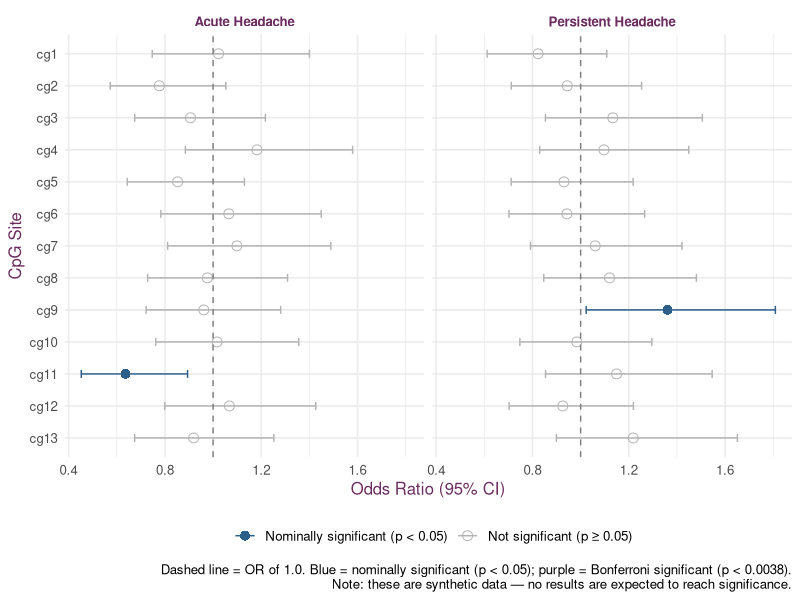

Generate this figure with R:
## ---- chunk 1
knitr::opts_chunk$set(echo = TRUE, message = FALSE, warning = FALSE, fig.align = "center")
## ---- chunk 2
set.seed(123)  # ensures reproducibility

N <- 650        # full cohort size
n_dnam <- 200   # subset with DNAm data available

# --- Step 1: Generate baseline cohort (N = 650) ---
df <- data.frame(
  ID = 1:N,
  age = round(rnorm(N, mean = 55, sd = 10), 0),
  sex = sample(c("male", "female"), N, replace = TRUE, prob = c(0.3, 0.7)),
  fisher_grade = sample(c(2, 3, 4), N, replace = TRUE, prob = c(0.3, 0.4, 0.3)),
  acute_headache = rbinom(N, 1, 0.25),
  persistent_headache = rbinom(N, 1, 0.30)
)

# --- Step 2: Flag which participants have DNAm data (n = 200 subset) ---
dnam_ids <- sample(df$ID, n_dnam)
df$has_dnam <- df$ID %in% dnam_ids

# --- Step 3: Generate 13 CpG site M-values, DNAm subset only ---
# Participants without DNAm data get NA for all cg1-cg13 columns
cpg_names <- paste0("cg", 1:13)
for (cpg in cpg_names) {
  df[[cpg]] <- NA_real_
  df[[cpg]][df$has_dnam] <- runif(sum(df$has_dnam), min = -2, max = 2)
}

# Preview the structure
str(df[, c("ID", "age", "sex", "fisher_grade", "acute_headache",
           "persistent_headache", "has_dnam", "cg1", "cg2")])
## ---- chunk 3
head(df)
## ---- chunk 4
# Confirm cohort sizes
table(df$has_dnam)

# Distribution of covariates
summary(df$age)
table(df$sex)
table(df$fisher_grade)

# Outcome prevalence
mean(df$acute_headache)
mean(df$persistent_headache)
## ---- chunk 5
# Restrict to the DNAm subset for all models
df_dnam <- subset(df, has_dnam)

# Step 1: Fit one model first to confirm the code works before scaling up
# Logistic regression: acute headache ~ DNAm M-value (cg1) + covariates
model_acute_cg1 <- glm(
  acute_headache ~ cg1 + age + sex + fisher_grade,
  data = df_dnam,
  family = binomial
)

summary(model_acute_cg1)
## ---- chunk 6
# Step 2: Build a reusable function to run one model and extract results
# This is more efficient than copy-pasting code 26 times
run_cpg_model <- function(cpg, outcome, data) {
  
  # Build the model formula dynamically
  formula <- as.formula(paste(outcome, "~", cpg, "+ age + sex + fisher_grade"))
  
  # Fit logistic regression
  mod <- glm(formula, data = data, family = binomial)
  
  # Extract results for the DNAm term only
  coef_table <- summary(mod)$coefficients
  dnAm_row <- coef_table[cpg, ]
  
  # Return a tidy results row
  data.frame(
    cpg_site = cpg,
    outcome = outcome,
    odds_ratio = exp(dnAm_row["Estimate"]),
    ci_lower = exp(dnAm_row["Estimate"] - 1.96 * dnAm_row["Std. Error"]),
    ci_upper = exp(dnAm_row["Estimate"] + 1.96 * dnAm_row["Std. Error"]),
    p_value = dnAm_row["Pr(>|z|)"]
  )
}

# Step 3: Apply the function across all 13 CpG sites and 2 outcomes
cpg_sites <- paste0("cg", 1:13)
outcomes <- c("acute_headache", "persistent_headache")

# Run all 26 models and combine results into a single table
results <- do.call(rbind, lapply(outcomes, function(outcome) {
  do.call(rbind, lapply(cpg_sites, function(cpg) {
    run_cpg_model(cpg, outcome, df_dnam)
  }))
}))

# Step 4: Apply Bonferroni correction within each outcome (0.05/13 ≈ 0.0038)
results$bonferroni_significant <- results$p_value < (0.05 / 13)

# View results
head(results)
## ---- chunk 7
library(ggplot2)

results_plot <- results
results_plot$cpg_site <- factor(results_plot$cpg_site,
                                 levels = paste0("cg", 13:1))
results_plot$outcome_label <- ifelse(results_plot$outcome == "acute_headache",
                                      "Acute Headache",
                                      "Persistent Headache")

# Flag nominal significance (p < 0.05) separately from Bonferroni
results_plot$significance <- ifelse(results_plot$bonferroni_significant, 
                                     "Bonferroni significant (p < 0.0038)",
                              ifelse(results_plot$p_value < 0.05,
                                     "Nominally significant (p < 0.05)",
                                     "Not significant (p ≥ 0.05)"))

ggplot(results_plot, aes(x = odds_ratio, y = cpg_site,
                          color = significance,
                          shape = significance)) +
  geom_point(size = 3) +
  geom_errorbarh(aes(xmin = ci_lower, xmax = ci_upper), height = 0.25) +
  geom_vline(xintercept = 1, linetype = "dashed", color = "gray50") +
  facet_wrap(~ outcome_label) +
  scale_color_manual(
    values = c("Not significant (p ≥ 0.05)" = "gray70",
               "Nominally significant (p < 0.05)" = "#2c5f8a",
               "Bonferroni significant (p < 0.0038)" = "#6B2C5F"),
    name = "") +
  scale_shape_manual(
    values = c("Not significant (p ≥ 0.05)" = 1,
               "Nominally significant (p < 0.05)" = 16,
               "Bonferroni significant (p < 0.0038)" = 16),
    name = "") +
  labs(x = "Odds Ratio (95% CI)",
       y = "CpG Site",
       caption = "Dashed line = OR of 1.0. Blue = nominally significant (p < 0.05); purple = Bonferroni significant (p < 0.0038).\nNote: these are synthetic data — no results are expected to reach significance.") +
  theme_minimal(base_size = 12) +
  theme(legend.position = "bottom",
        strip.text = element_text(face = "bold", color = "#6B2C5F"),
        axis.title = element_text(color = "#6B2C5F"))
## ---- chunk 8
summary(model_acute_cg1)
